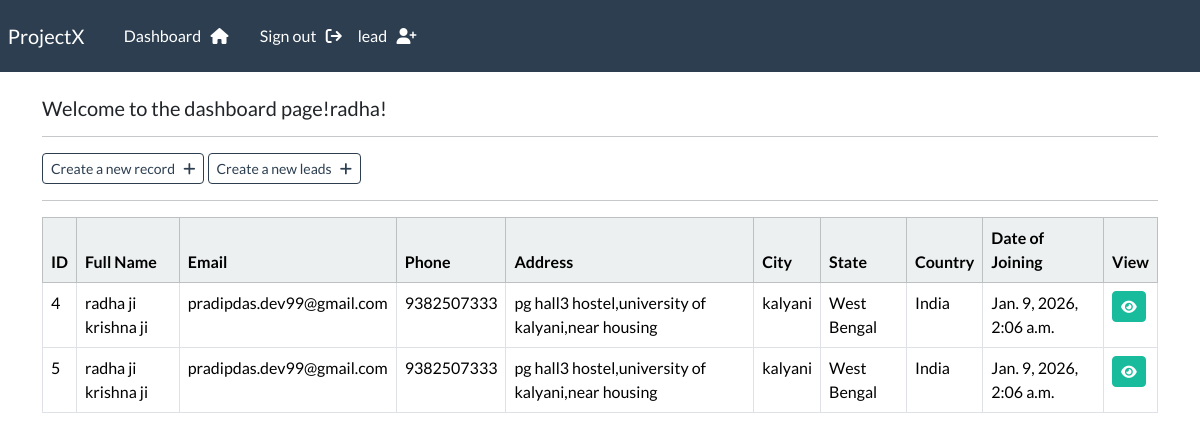
Screenshot of /dashboard (signed in) with the database file from the repository.
### webapp/models.py (models this page shows, shortened)
class Record(models.Model):
    creation_date = models.DateTimeField(auto_now_add=True)
    first_name = models.CharField(max_length=100)
    last_name = models.CharField(max_length=100)
    email = models.EmailField(max_length=255)
    phone = models.CharField(max_length=20)
    address = models.CharField(max_length=300)
    city = models.CharField(max_length=255)
    state = models.CharField(max_length=100)
    country = models.CharField(max_length=100)

### webapp/views.py (the view)
# urls.py: path('dashboard', views.dashboard, name="dashboard"),
@login_required(login_url='my-login')
def dashboard(request):
    my_records = Record.objects.all()
    context = {'records': my_records}
    return render(request, 'webapp/dashboard.html', context=context)

### webapp/templates/webapp/dashboard.html
{% extends "webapp/base.html" %}
{% block content %}
     <h5>Welcome to the dashboard page!{{user}}!</h5>
     <hr>
     <a class="btn btn-outline-primary btn-sm" href="{% url 'create-record' %}">
          Create a new record &nbsp; <i class="fa-solid fa-plus"></i>
     </a>
     <a class="btn btn-outline-primary btn-sm" href="{% url 'create_lead' %}">
          Create a new leads &nbsp; <i class="fa-solid fa-plus"></i>
     </a>
     <hr>
     <table class="table table-hover table-bordered">
            <thead class="table-light">
                <tr>
                    <th scope="col"> ID </th>
                    <th scope="col"> Full Name </th>
                    <th scope="col"> Email </th>
                    <th scope="col"> Phone </th>
                    <th scope="col"> Address </th>
                    <th scope="col"> City </th>
                    <th scope="col"> State </th>
                    <th scope="col"> Country </th>
                    <th scope="col">Date of Joining</th>
                    <th scope="col"> View </th>
                </tr>
            </thead>
            <tbody>
            {% if records %}
                {% for record in records %}
                <tr>
                    <td>{{record.id}}</td>
                    <td>{{record.first_name}} {{record.last_name}}</td>
                    <td>{{record.email}}</td>
                    <td>{{record.phone}}</td>
                    <td>{{record.address}}</td>
                    <td>{{record.city}}</td>
                    <td>{{record.state}}</td>
                    <td>{{record.country}}</td>
                    <td>{{record.creation_date}}</td>
                    <td> <a class="btn btn-success btn-sm" href="{% url 'record' record.id %}"><i class="fa-solid fa-eye"></i></a> </td>
                </tr>
                {% endfor %}
            {% endif %}
            </tbody>
     </table>
{% endblock %}

### rows the page displays
Record: id "4", first_name "radha ji", last_name "krishna ji", email "pradipdas.dev99@gmail.com", phone "9382507333", address "pg hall3 hostel,university of kalyani,near housing", city "kalyani", state "West Bengal", country "India", creation_date "Jan. 9, 2026, 2:06 a.m."
Record: id "5", first_name "radha ji", last_name "krishna ji", email "pradipdas.dev99@gmail.com", phone "9382507333", address "pg hall3 hostel,university of kalyani,near housing", city "kalyani", state "West Bengal", country "India", creation_date "Jan. 9, 2026, 2:06 a.m."

### other values shown
{{ user }} "radha"
